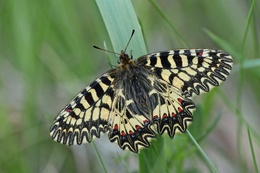
%> input picture abc.jpg, 260 x 173 px, shrunk from 640 x 427 before the run
$ octave powerSpectrum.m   (GNU Octave 9; MATLAB toolbox functions it lacks are replaced by stand-ins)
%> lines starting %> are read from the running program, lines starting %| are printed output that depends on the picture
%> the answer given: 'abc.jpg'
%> further down, img is the input picture: size 173x260x3 uint8; mean R, G, B 105.3, 123.8, 91.1
### preprocess.m
function [col,final]=preprocess(img)
%Makes input image properties easier for later processing.
%'Col' is colored and 'final' is grayscale with proper sizes.
    [x,y,z]=size(img);
%> x = 173; y = 260; z = 3
    if z==3
        gray=rgb2gray(img);
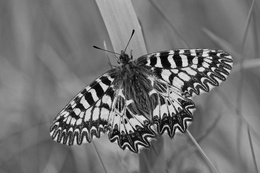
%> gray: size 173x260 uint8; min 0, max 244, mean 114.6
    end
    if x>1000 || y>1000
        final=imresize(gray,1000/max([x,y]));
        col=imresize(img,1000/max([x,y]));
        final=im2double(final);
        col=im2double(col);
    else
        final=im2double(gray);
        col=im2double(img);
    end

end

### powerSpectrum.m
close all; clear all; clc;

in=input('Enter name of the image (in single quotes): ');
img=imread(in);
[col,img]=preprocess(img);  %read explanation of 'preprocess()'.
figure,imshow(col);

[rows,cols]=size(img);
%> rows = 173; cols = 260

patchsize=11;
req=(patchsize+1)/2;    %few required. because few values in FT can be ignored.

%% generating cartesian coordinates and converting to polar.
r=1:req; c=1:req;
[x,y]=meshgrid(r,c);

[~,rho]=cart2pol(x,y);  %conversion.
rho=round(rho);

%% Getting slope at each pixel.
alpha=[];
for j=1:cols-patchsize
    for i=1:rows-patchsize
        block=img(i:i+patchsize-1,j:j+patchsize-1);
        block=block/max(block(:));
        ft=abs(fft2(block)); %fourier transform.
        %for power spectrum we need square of fft and only first few terms have
        %considerable effect.
        psp=ft(1:req,1:req).^2/(req^2); %/normalize.
        sf=zeros(1,max(rho(:))); %it will contain data at each distance...
        ...value corresponding to 'dist' polar coordinates.

        for k=1:max(rho(:))
            sf(k)=sum(psp(rho==k));
        end
        sf=log(sf);
        boundedIdx= ~(isnan(sf)+isinf(sf));
        alpha=[alpha,sum(sf(boundedIdx))];
    end
end
%> after the loop, sf = [5.63 -0.776 -0.777 -1.93 -2.97 -3.25 -5.59 -8.42]

alpha=reshape(alpha,[rows-patchsize,cols-patchsize]);
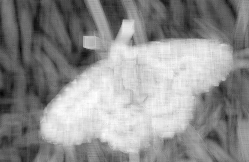
%> alpha: size 162x249 double; min -47.85, max 5.79, mean -17.7; drawn with min black and max white

alpha=abs(alpha);
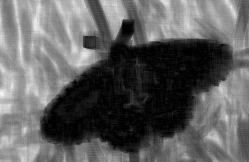
%> alpha: size 162x249 double; min 0.000226, max 47.85, mean 18.1; drawn with min black and max white
figure,imshow(alpha/max(alpha(:)));

$ run again, on train.jpg
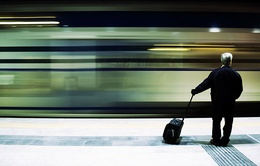
%> input picture train.jpg, 260 x 166 px, shrunk from 620 x 397 before the run
%> img is the input picture: size 166x260x3 uint8; mean R, G, B 109.8, 119.3, 109.5
%> in preprocess, `gray=rgb2gray(img);`:
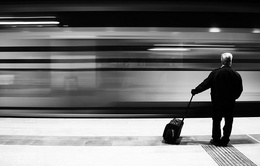
%> gray: size 166x260 uint8; min 0, max 255, mean 115.4
%> after the loop `for j=1:cols-patchsize`: sf = [5.72 0.475 -1.38 -2.08 -2.34 -2.18 -5.49 -3.94]
%> `alpha=abs(alpha);`:
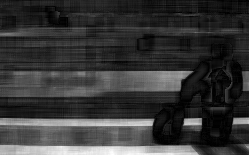
%> alpha: size 155x249 double; min 0.000226, max 62.96, mean 13.7; drawn with min black and max white

$ run again, on twobirds.jpg
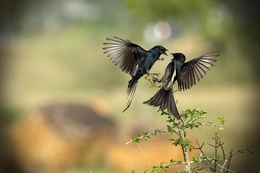
%> input picture twobirds.jpg, 260 x 173 px, shrunk from 600 x 400 before the run
%> img is the input picture: size 173x260x3 uint8; mean R, G, B 147.6, 137.5, 93.6
%> in preprocess, `gray=rgb2gray(img);`:
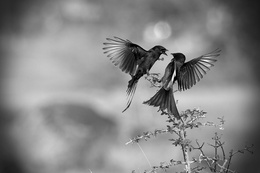
%> gray: size 173x260 uint8; min 0, max 250, mean 135.5
%> after the loop `for j=1:cols-patchsize`: sf = [5.68 -1.66 -3.28 -3.45 -4.26 -4.09 -6.41 -7.28]
%> `alpha=abs(alpha);`:
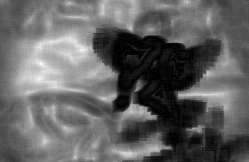
%> alpha: size 162x249 double; min 0.00187, max 53.77, mean 21; drawn with min black and max white
